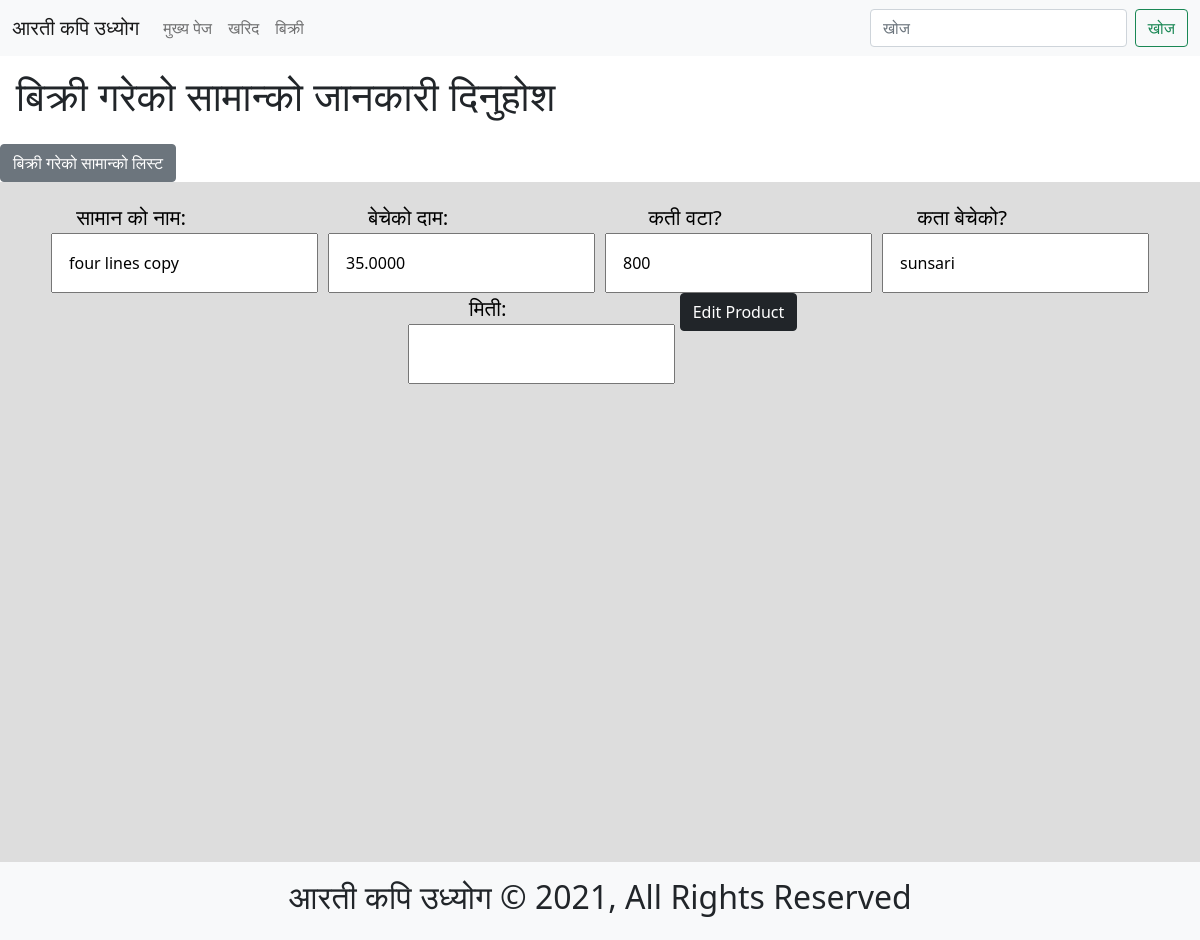
Before: /sales/edit/four-lines-copy/ with the older database file.
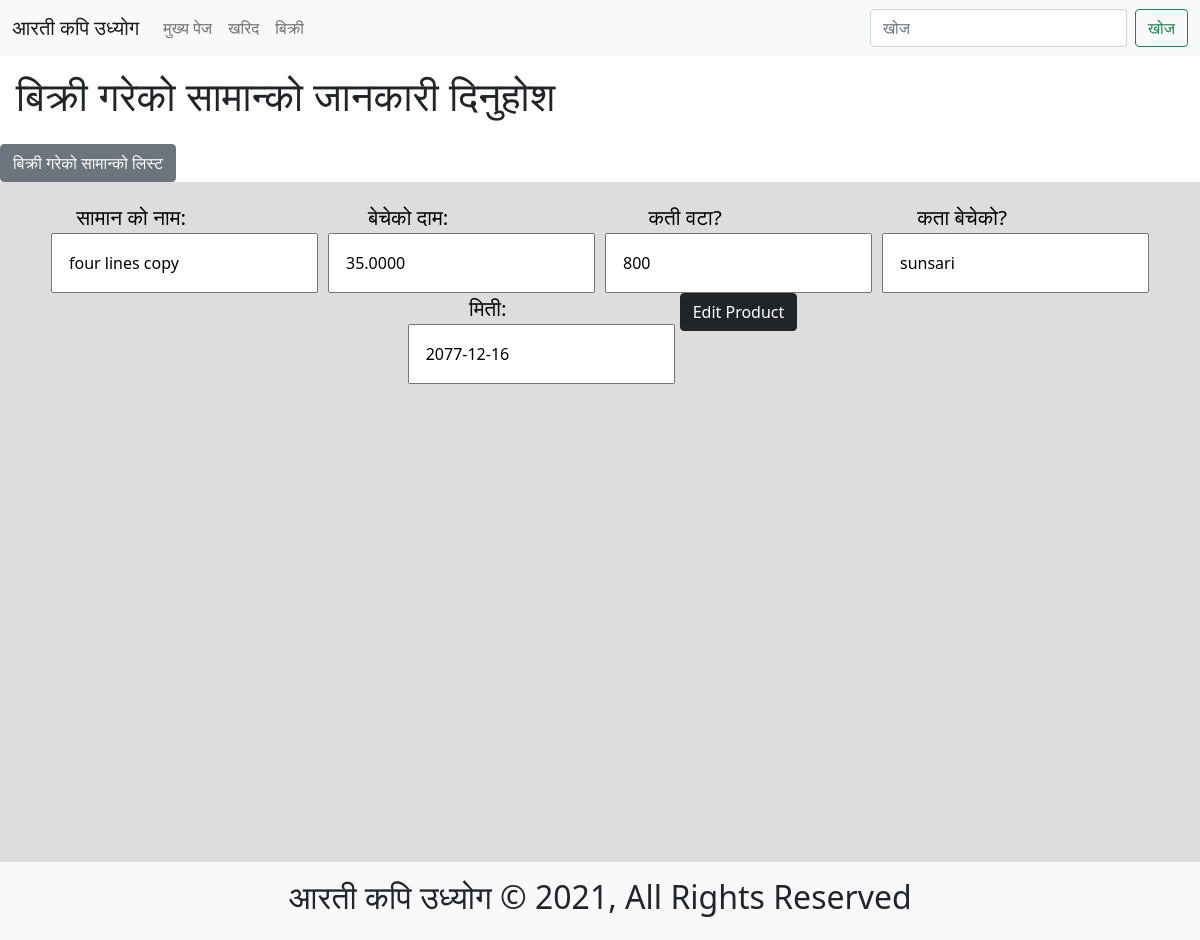
After: the same page with the newer database file.
### sales/models.py (models this page shows, shortened)
class Sales(models.Model):
    product_name = models.CharField(max_length=255, blank=False, null=True)
    price = models.DecimalField(
        decimal_places=4, max_digits=255, blank=False, null=True)
    quantity = models.CharField(max_length=255, blank=False, null=True)
    slug = models.SlugField(max_length=255, blank=False,
                            null=False, unique=True)
    sold_to = models.CharField(max_length=255, blank=False, null=True)
    date = models.DateField(auto_now=False, blank=True, null=True)
    objects = SalesManager()

### sales/views.py (the view, shortened to what this page needs)
# urls.py: path('edit/<str:slug>/', sale_edit),
def sale_edit(request, slug):
    template_name = "sale_edit.html"
    sale = Sales.objects.filter(slug=slug).first()
    sale_edit_form = SalesModelForm(
        request.POST or None, instance=sale)
    context = {
        "form": sale_edit_form
    }
    return render(request, template_name, context)

### sales/forms.py (shortened to what this page needs)
class SalesModelForm(forms.ModelForm):
    class Meta:
        model = Sales
        labels = {
            'product_name': 'सामान को नाम',
            'price': 'बेचेको दाम',
            'quantity': 'कती वटा?',
            'sold_to': 'कता बेचेको?',
            "date": "मिती",
        }
        fields = ["product_name", "price", "quantity", "sold_to", "date"]

### sales/models.py (called while the page is built)
    def get_queryset(self):
        return SalesQuerySet(self.model, using=self._db)

### sales/templates/sale_edit.html
{% extends 'sales_home.html' %}
{% block form %}
        {{form.as_p}}
{% endblock %}
{% block edit_button %}
<button class="btn btn-dark" type="submit">Edit Product</button>
{% endblock %}

Changed rows visible on the page:
changed Sales "four lines copy": date (not shown) → "2077-12-16"
